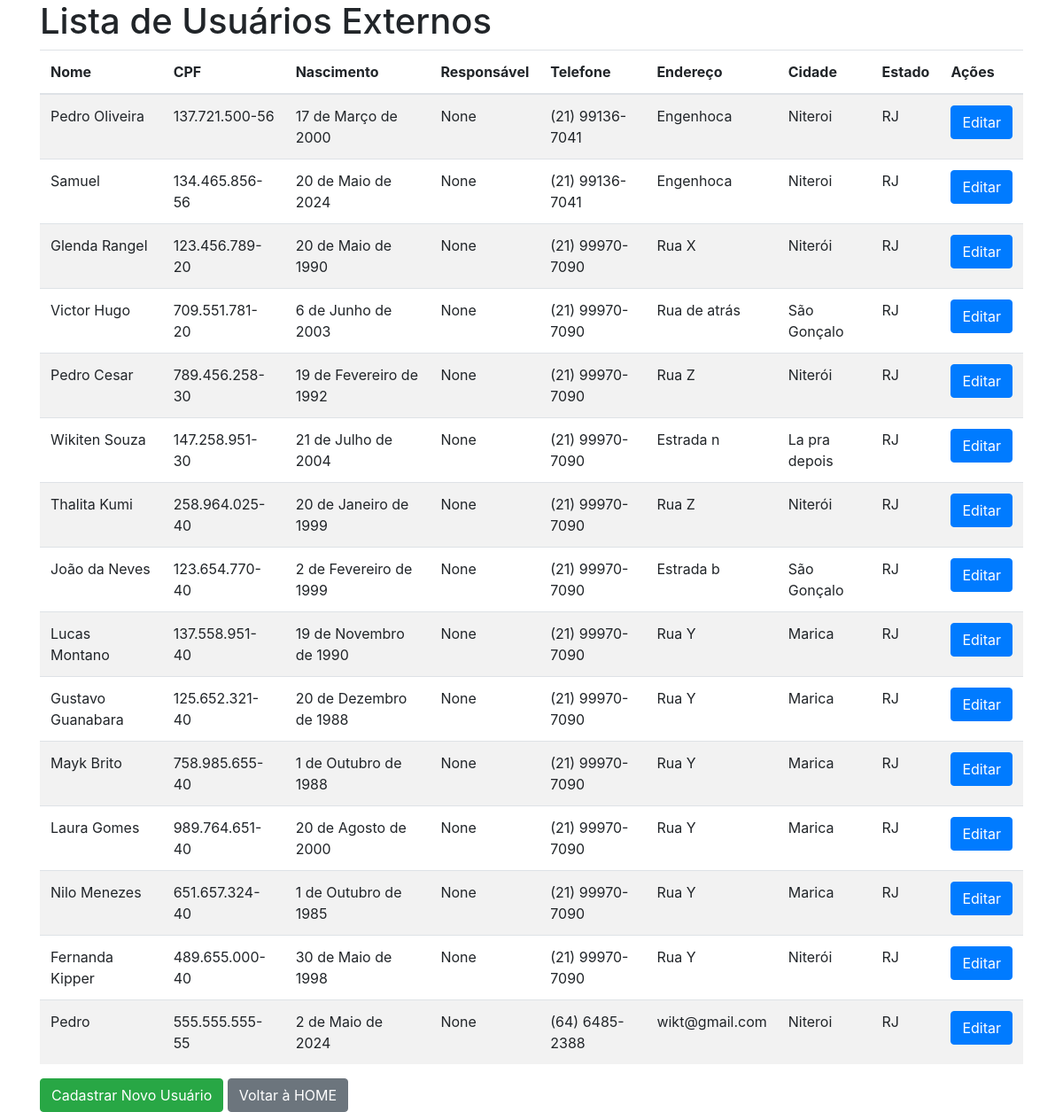
Page /lista_avante/ (signed in) on the earlier database version.
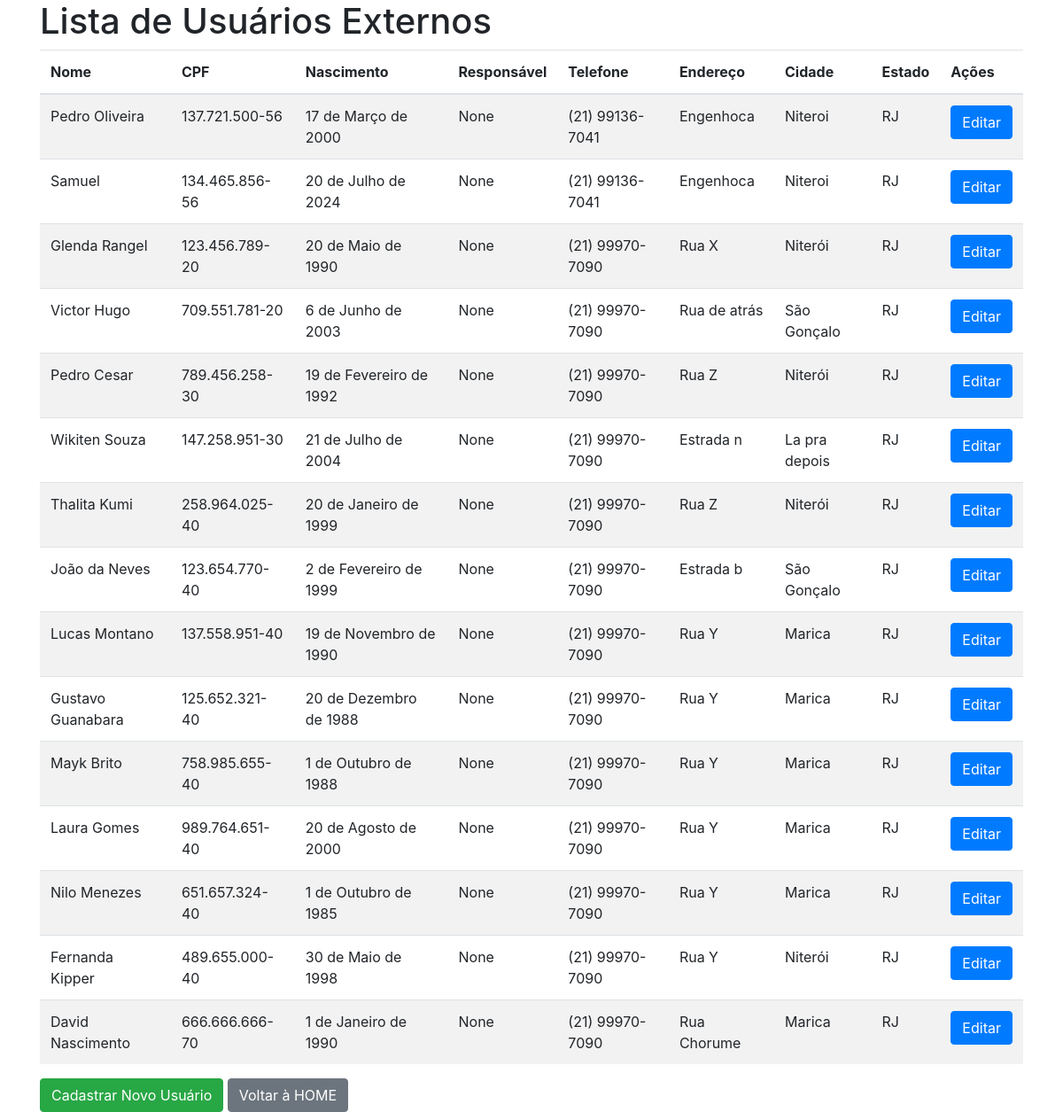
Same page on the later database version.
### cadastro/models.py (models this page shows, shortened)
class Usuario_Externo(models.Model):
    nome = models.CharField(max_length=50, blank=False, null=False, validators=[validate_nome])
    cpf = models.CharField(max_length=14, blank=False, null=False, validators=[validate_cpf])
    nascimento = models.DateField(blank=False, null=False)
    responsavel_nome = models.CharField(max_length=50, null=True, blank=True, validators=[validate_nome])
    responsavel_cpf = models.CharField(max_length=14, null=True, blank=True, validators=[validate_cpf])
    telefone = models.CharField(max_length=15, blank=False, null=False, validators=[validate_cpf])
    endereco = models.CharField(max_length=80, blank=False, null=False)
    cidade = models.CharField(max_length=30)
    estado = models.CharField(max_length=30)
    data_cadastro = models.DateTimeField(auto_now_add=True)

### cadastro/views.py (the view)
# urls.py: path('lista_avante/', lista_externa, name='lista_externa'),
@login_required(login_url='login')
@has_permission_decorator('cadastro_externo')
def lista_externa(request):
    usuarios = Usuario_Externo.objects.all()
    return render(request, 'lista_avante.html', {'usuarios': usuarios})

### cadastro/templates/lista_avante.html (shortened to what this page needs)
{% load static %}
<!DOCTYPE html>
<html lang="pt-br">
<head>
    <link rel="stylesheet" href="https://cdn.jsdelivr.net/npm/bootstrap@4.6.1/dist/css/bootstrap.min.css">
</head>
<body>
<div class="container">
    <h1>Lista de Usuários Externos</h1>
    <table class="table table-striped">
        <thead>
            <tr>
                <th>Nome</th>
                <th>CPF</th>
                <th>Nascimento</th>
                <th>Responsável</th>
                <th>Telefone</th>
                <th>Endereço</th>
                <th>Cidade</th>
                <th>Estado</th>
                <th>Ações</th>
            </tr>
        </thead>
        <tbody>
            {% for usuario in usuarios %}
                <tr>
                    <td>{{ usuario.nome }}</td>
                    <td>{{ usuario.cpf }}</td>
                    <td>{{ usuario.nascimento }}</td>
                    <td>{{ usuario.responsavel_nome }}</td>
                    <td>{{ usuario.telefone }}</td>
                    <td>{{ usuario.endereco }}</td>
                    <td>{{ usuario.cidade }}</td>
                    <td>{{ usuario.estado }}</td>
                    <td>
                        <a href="{% url 'update_usuario_externo' usuario.pk %}" class="btn btn-primary">Editar</a>
                    </td>
                </tr>
            {% endfor %}
        </tbody>
    </table>
    <a href="{% url 'cdE' %}" class="btn btn-success">Cadastrar Novo Usuário</a>
    <a href="{% url 'home' %}" class="btn btn-secondary">Voltar à HOME</a>
</div>
</body>
</html>

Differences in the rows shown:
changed Usuario_Externo "Samuel": nascimento "20 de Maio de 2024" → "20 de Julho de 2024"
changed Usuario_Externo: nome "Pedro" → "David Nascimento"; cpf "555.555.555-55" → "666.666.666-70"; nascimento "2 de Maio de 2024" → "1 de Janeiro de 1990"; telefone "(64) 6485-2388" → "(21) 99970-7090"; endereco "wikt@gmail.com" → "Rua Chorume"; cidade "Niteroi" → "Marica"
